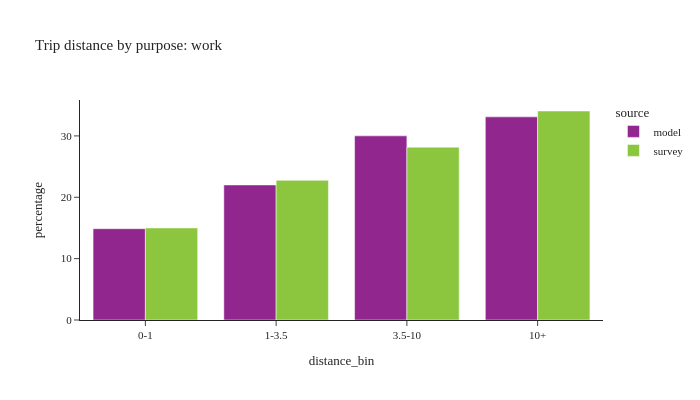

Write notebook code for a chart like this one.
### Code cell
plot_bins(trip, trip['dpurp'] == 1, 'work')

### Figure 1 — Plotly figure (JSON) as saved in the notebook; plotly's stock layout.template omitted (floating-point values rounded to 4 significant figures)
{"data": [{"alignmentgroup": "True", "customdata": [[327508], [484477], [660532], [728714]], "hovertemplate": "source=model<br>distance_bin=%{x}<br>percentage=%{y}<br>sample count=%{customdata[0]}<extra></extra>", "legendgroup": "model", "marker": {"color": "#91268F", "pattern": {"shape": ""}}, "name": "model", "offsetgroup": "model", "orientation": "v", "showlegend": true, "textposition": "auto", "type": "bar", "x": ["0-1", "1-3.5", "3.5-10", "10+"], "xaxis": "x", "y": [14.88, 22.01, 30.01, 33.1], "yaxis": "y"}, {"alignmentgroup": "True", "customdata": [[982], [981], [1130], [983]], "hovertemplate": "source=survey<br>distance_bin=%{x}<br>percentage=%{y}<br>sample count=%{customdata[0]}<extra></extra>", "legendgroup": "survey", "marker": {"color": "#8CC63E", "pattern": {"shape": ""}}, "name": "survey", "offsetgroup": "survey", "orientation": "v", "showlegend": true, "textposition": "auto", "type": "bar", "x": ["0-1", "1-3.5", "3.5-10", "10+"], "xaxis": "x", "y": [15.01, 22.76, 28.17, 34.06], "yaxis": "y"}], "layout": {"barmode": "group", "font": {"size": 11}, "height": 400, "legend": {"title": {"text": "source"}, "tracegroupgap": 0}, "title": {"text": "Trip distance by purpose: work"}, "width": 700, "xaxis": {"anchor": "y", "domain": [0.0, 1.0], "title": {"text": "distance_bin"}}, "yaxis": {"anchor": "x", "domain": [0.0, 1.0], "title": {"text": "percentage"}}}}
